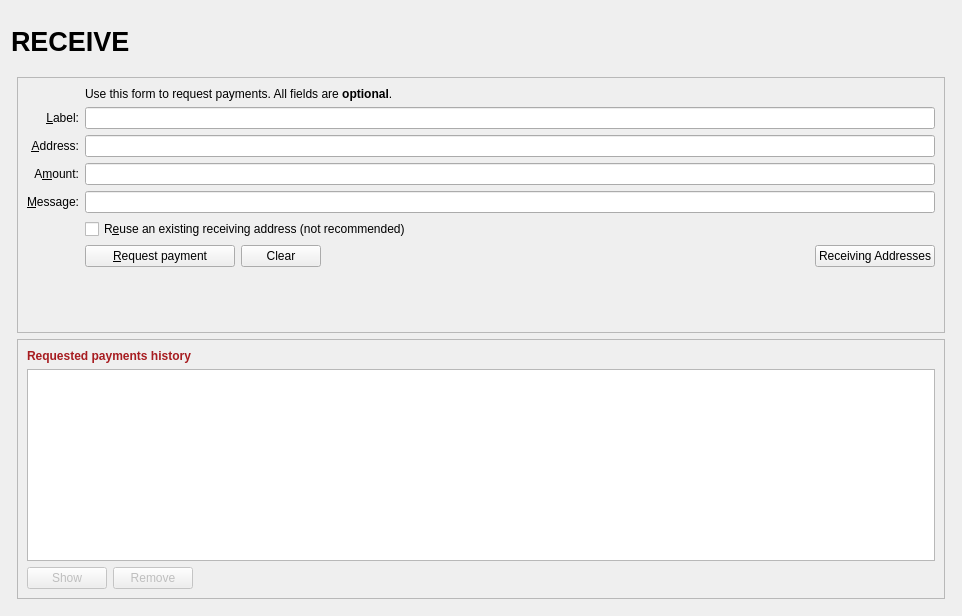
<?xml version="1.0" encoding="UTF-8"?>
<ui version="4.0">
 <class>ReceiveCoinsDialog</class>
 <widget class="QWidget" name="ReceiveCoinsDialog">
  <property name="geometry">
   <rect>
    <x>0</x>
    <y>0</y>
    <width>962</width>
    <height>616</height>
   </rect>
  </property>
  <layout class="QVBoxLayout" name="verticalLayout" stretch="0">
   <item>
    <layout class="QVBoxLayout" name="verticalLayout_Master" stretch="0,1">
     <property name="spacing">
      <number>0</number>
     </property>
     <item>
      <widget class="QFrame" name="frame_Header">
       <layout class="QVBoxLayout" name="verticalLayout_8">
        <property name="leftMargin">
         <number>0</number>
        </property>
        <property name="topMargin">
         <number>0</number>
        </property>
        <property name="rightMargin">
         <number>0</number>
        </property>
        <property name="bottomMargin">
         <number>0</number>
        </property>
        <item>
         <layout class="QHBoxLayout" name="horizontalLayout_Header" stretch="1,0,1">
          <item>
           <widget class="QLabel" name="labelOverviewHeaderLeft">
            <property name="minimumSize">
             <size>
              <width>464</width>
              <height>60</height>
             </size>
            </property>
            <property name="maximumSize">
             <size>
              <width>16777215</width>
              <height>60</height>
             </size>
            </property>
            <property name="font">
             <font>
              <pointsize>20</pointsize>
              <weight>75</weight>
              <bold>true</bold>
             </font>
            </property>
            <property name="text">
             <string>RECEIVE</string>
            </property>
           </widget>
          </item>
          <item>
           <spacer name="horizontalSpacer_3">
            <property name="orientation">
             <enum>Qt::Horizontal</enum>
            </property>
            <property name="sizeHint" stdset="0">
             <size>
              <width>40</width>
              <height>20</height>
             </size>
            </property>
           </spacer>
          </item>
          <item>
           <widget class="QLabel" name="labelOverviewHeaderRight">
            <property name="minimumSize">
             <size>
              <width>464</width>
              <height>60</height>
             </size>
            </property>
            <property name="maximumSize">
             <size>
              <width>16777215</width>
              <height>60</height>
             </size>
            </property>
            <property name="font">
             <font>
              <pointsize>14</pointsize>
             </font>
            </property>
            <property name="text">
             <string/>
            </property>
            <property name="alignment">
             <set>Qt::AlignRight|Qt::AlignTrailing|Qt::AlignVCenter</set>
            </property>
           </widget>
          </item>
         </layout>
        </item>
       </layout>
      </widget>
     </item>
     <item>
      <widget class="QFrame" name="frame_BG">
       <layout class="QVBoxLayout" name="verticalLayout_5">
        <property name="leftMargin">
         <number>6</number>
        </property>
        <property name="topMargin">
         <number>6</number>
        </property>
        <property name="rightMargin">
         <number>6</number>
        </property>
        <property name="bottomMargin">
         <number>6</number>
        </property>
        <item>
         <widget class="QFrame" name="frame2">
          <property name="sizePolicy">
           <sizepolicy hsizetype="Preferred" vsizetype="Expanding">
            <horstretch>0</horstretch>
            <verstretch>0</verstretch>
           </sizepolicy>
          </property>
          <property name="frameShape">
           <enum>QFrame::StyledPanel</enum>
          </property>
          <property name="frameShadow">
           <enum>QFrame::Sunken</enum>
          </property>
          <layout class="QVBoxLayout" name="verticalLayout_3">
           <item>
            <layout class="QGridLayout" name="gridLayout">
             <item row="2" column="2">
              <widget class="QLabel" name="label_5">
               <property name="text">
                <string>Use this form to request payments. All fields are &lt;b&gt;optional&lt;/b&gt;.</string>
               </property>
              </widget>
             </item>
             <item row="4" column="0">
              <widget class="QLabel" name="label_2">
               <property name="toolTip">
                <string>An optional label to associate with the new receiving address.</string>
               </property>
               <property name="text">
                <string>&amp;Label:</string>
               </property>
               <property name="alignment">
                <set>Qt::AlignRight|Qt::AlignTrailing|Qt::AlignVCenter</set>
               </property>
               <property name="buddy">
                <cstring>reqLabel</cstring>
               </property>
              </widget>
             </item>
             <item row="4" column="2">
              <widget class="QLineEdit" name="reqLabel">
               <property name="toolTip">
                <string>An optional label to associate with the new receiving address.</string>
               </property>
              </widget>
             </item>
             <item row="5" column="0">
              <widget class="QLabel" name="label">
               <property name="toolTip">
                <string>Your receiving address. You can copy and use it to receive coins on this wallet. A new one will be generated once it is used.</string>
               </property>
               <property name="text">
                <string>&amp;Address:</string>
               </property>
               <property name="alignment">
                <set>Qt::AlignRight|Qt::AlignTrailing|Qt::AlignVCenter</set>
               </property>
               <property name="buddy">
                <cstring>reqAddress</cstring>
               </property>
              </widget>
             </item>
             <item row="5" column="2">
              <widget class="QLineEdit" name="reqAddress">
               <property name="readOnly">
                <bool>true</bool>
               </property>
               <property name="minimumSize">
                <size>
                 <width>80</width>
                 <height>0</height>
                </size>
               </property>
               <property name="toolTip">
                <string>Your receiving address. You can copy and use it to receive coins on this wallet. A new one will be generated once it is used.</string>
               </property>
              </widget>
             </item>
             <item row="6" column="0">
              <widget class="QLabel" name="label">
               <property name="toolTip">
                <string>An optional amount to request. Leave this empty or zero to not request a specific amount.</string>
               </property>
               <property name="text">
                <string>A&amp;mount:</string>
               </property>
               <property name="alignment">
                <set>Qt::AlignRight|Qt::AlignTrailing|Qt::AlignVCenter</set>
               </property>
               <property name="buddy">
                <cstring>reqAmount</cstring>
               </property>
              </widget>
             </item>
             <item row="6" column="2">
              <widget class="BitcoinAmountField" name="reqAmount">
               <property name="minimumSize">
                <size>
                 <width>80</width>
                 <height>0</height>
                </size>
               </property>
               <property name="toolTip">
                <string>An optional amount to request. Leave this empty or zero to not request a specific amount.</string>
               </property>
              </widget>
             </item>
             <item row="7" column="0">
              <widget class="QLabel" name="label_3">
               <property name="toolTip">
                <string>An optional message to attach to the payment request, which will be displayed when the request is opened. Note: The message will not be sent with the payment over the PIVX network.</string>
               </property>
               <property name="text">
                <string>&amp;Message:</string>
               </property>
               <property name="alignment">
                <set>Qt::AlignRight|Qt::AlignTrailing|Qt::AlignVCenter</set>
               </property>
               <property name="buddy">
                <cstring>reqMessage</cstring>
               </property>
              </widget>
             </item>
             <item row="7" column="2">
              <widget class="QLineEdit" name="reqMessage">
               <property name="toolTip">
                <string>An optional message to attach to the payment request, which will be displayed when the request is opened.&lt;br&gt;Note: The message will not be sent with the payment over the PIVX network.</string>
               </property>
              </widget>
             </item>
             <item row="8" column="0">
              <widget class="QLabel" name="label_4">
               <property name="text">
                <string/>
               </property>
              </widget>
             </item>
             <item row="8" column="2">
              <widget class="QCheckBox" name="reuseAddress">
               <property name="toolTip">
                <string>Reuse one of the previously used receiving addresses.&lt;br&gt;Reusing addresses has security and privacy issues.&lt;br&gt;Do not use this unless re-generating a payment request made before.</string>
               </property>
               <property name="text">
                <string>R&amp;euse an existing receiving address (not recommended)</string>
               </property>
              </widget>
             </item>
             <item row="9" column="0">
              <widget class="QLabel" name="label_7">
               <property name="text">
                <string/>
               </property>
              </widget>
             </item>
             <item row="9" column="2">
              <layout class="QHBoxLayout" name="horizontalLayout">
               <item>
                <widget class="QPushButton" name="receiveButton">
                 <property name="minimumSize">
                  <size>
                   <width>150</width>
                   <height>0</height>
                  </size>
                 </property>
                 <property name="text">
                  <string>&amp;Request payment</string>
                 </property>
                 <property name="icon">
                  <iconset resource="../cryptodezirecash.qrc">
                   <normaloff>:/icons/receiving_addresses</normaloff>:/icons/receiving_addresses</iconset>
                 </property>
                </widget>
               </item>
               <item>
                <widget class="QPushButton" name="clearButton">
                 <property name="sizePolicy">
                  <sizepolicy hsizetype="Minimum" vsizetype="Fixed">
                   <horstretch>0</horstretch>
                   <verstretch>0</verstretch>
                  </sizepolicy>
                 </property>
                 <property name="toolTip">
                  <string>Clear all fields of the form.</string>
                 </property>
                 <property name="text">
                  <string>Clear</string>
                 </property>
                 <property name="icon">
                  <iconset resource="../cryptodezirecash.qrc">
                   <normaloff>:/icons/remove</normaloff>:/icons/remove</iconset>
                 </property>
                 <property name="autoDefault">
                  <bool>false</bool>
                 </property>
                </widget>
               </item>
               <item>
                <spacer name="horizontalSpacer">
                 <property name="orientation">
                  <enum>Qt::Horizontal</enum>
                 </property>
                 <property name="sizeHint" stdset="0">
                  <size>
                   <width>40</width>
                   <height>20</height>
                  </size>
                 </property>
                </spacer>
               </item>
               <item>
                <widget class="QPushButton" name="receivingAddressesButton">
                 <property name="text">
                  <string>Receiving Addresses</string>
                 </property>
                 <property name="icon">
                  <iconset resource="../cryptodezirecash.qrc">
                   <normaloff>:/icons/address-book</normaloff>:/icons/address-book</iconset>
                 </property>
                 <property name="autoDefault">
                  <bool>false</bool>
                 </property>
                </widget>
               </item>
              </layout>
             </item>
             <item row="10" column="2">
              <spacer name="verticalSpacer">
               <property name="orientation">
                <enum>Qt::Vertical</enum>
               </property>
               <property name="sizeHint" stdset="0">
                <size>
                 <width>20</width>
                 <height>40</height>
                </size>
               </property>
              </spacer>
             </item>
            </layout>
           </item>
          </layout>
         </widget>
        </item>
        <item>
         <widget class="QFrame" name="frame">
          <property name="sizePolicy">
           <sizepolicy hsizetype="Preferred" vsizetype="Expanding">
            <horstretch>0</horstretch>
            <verstretch>0</verstretch>
           </sizepolicy>
          </property>
          <property name="frameShape">
           <enum>QFrame::StyledPanel</enum>
          </property>
          <property name="frameShadow">
           <enum>QFrame::Raised</enum>
          </property>
          <layout class="QVBoxLayout" name="verticalLayout_2">
           <item>
            <widget class="QLabel" name="label_6">
             <property name="font">
              <font>
               <weight>75</weight>
               <bold>true</bold>
              </font>
             </property>
             <property name="styleSheet">
                <string notr="true">color:#a71c20;</string>
            </property>
             <property name="text">
              <string>Requested payments history</string>
             </property>
            </widget>
           </item>
           <item>
            <widget class="QTableView" name="recentRequestsView">
             <property name="palette">
              <palette>
               <active>
                <colorrole role="Text">
                 <brush brushstyle="SolidPattern">
                  <color alpha="255">
                   <red>51</red>
                   <green>51</green>
                   <blue>51</blue>
                  </color>
                 </brush>
                </colorrole>
               </active>
               <inactive>
                <colorrole role="Text">
                 <brush brushstyle="SolidPattern">
                  <color alpha="255">
                   <red>51</red>
                   <green>51</green>
                   <blue>51</blue>
                  </color>
                 </brush>
                </colorrole>
               </inactive>
               <disabled>
                <colorrole role="Text">
                 <brush brushstyle="SolidPattern">
                  <color alpha="255">
                   <red>85</red>
                   <green>85</green>
                   <blue>85</blue>
                  </color>
                 </brush>
                </colorrole>
               </disabled>
              </palette>
             </property>
             <property name="contextMenuPolicy">
              <enum>Qt::CustomContextMenu</enum>
             </property>
             <property name="tabKeyNavigation">
              <bool>false</bool>
             </property>
             <property name="sortingEnabled">
              <bool>true</bool>
             </property>
            </widget>
           </item>
           <item>
            <layout class="QHBoxLayout" name="horizontalLayout_2">
             <item>
              <widget class="QPushButton" name="showRequestButton">
               <property name="enabled">
                <bool>false</bool>
               </property>
               <property name="toolTip">
                <string>Show the selected request (does the same as double clicking an entry)</string>
               </property>
               <property name="text">
                <string>Show</string>
               </property>
               <property name="icon">
                <iconset resource="../cryptodezirecash.qrc">
                 <normaloff>:/icons/edit</normaloff>:/icons/edit</iconset>
               </property>
               <property name="autoDefault">
                <bool>false</bool>
               </property>
              </widget>
             </item>
             <item>
              <widget class="QPushButton" name="removeRequestButton">
               <property name="enabled">
                <bool>false</bool>
               </property>
               <property name="toolTip">
                <string>Remove the selected entries from the list</string>
               </property>
               <property name="text">
                <string>Remove</string>
               </property>
               <property name="icon">
                <iconset resource="../cryptodezirecash.qrc">
                 <normaloff>:/icons/remove</normaloff>:/icons/remove</iconset>
               </property>
               <property name="autoDefault">
                <bool>false</bool>
               </property>
              </widget>
             </item>
             <item>
              <spacer name="horizontalSpacer_2">
               <property name="orientation">
                <enum>Qt::Horizontal</enum>
               </property>
               <property name="sizeHint" stdset="0">
                <size>
                 <width>40</width>
                 <height>20</height>
                </size>
               </property>
              </spacer>
             </item>
            </layout>
           </item>
          </layout>
         </widget>
        </item>
       </layout>
      </widget>
     </item>
    </layout>
   </item>
  </layout>
 </widget>
 <customwidgets>
  <customwidget>
   <class>BitcoinAmountField</class>
   <extends>QLineEdit</extends>
   <header>bitcoinamountfield.h</header>
   <container>1</container>
  </customwidget>
 </customwidgets>
 <tabstops>
  <tabstop>reqLabel</tabstop>
  <tabstop>reqAddress</tabstop>
  <tabstop>reqAmount</tabstop>
  <tabstop>reqMessage</tabstop>
  <tabstop>reuseAddress</tabstop>
  <tabstop>receiveButton</tabstop>
  <tabstop>clearButton</tabstop>
  <tabstop>recentRequestsView</tabstop>
  <tabstop>showRequestButton</tabstop>
  <tabstop>removeRequestButton</tabstop>
 </tabstops>
 <resources>
  <include location="../cryptodezirecash.qrc"/>
 </resources>
 <connections/>
</ui>
